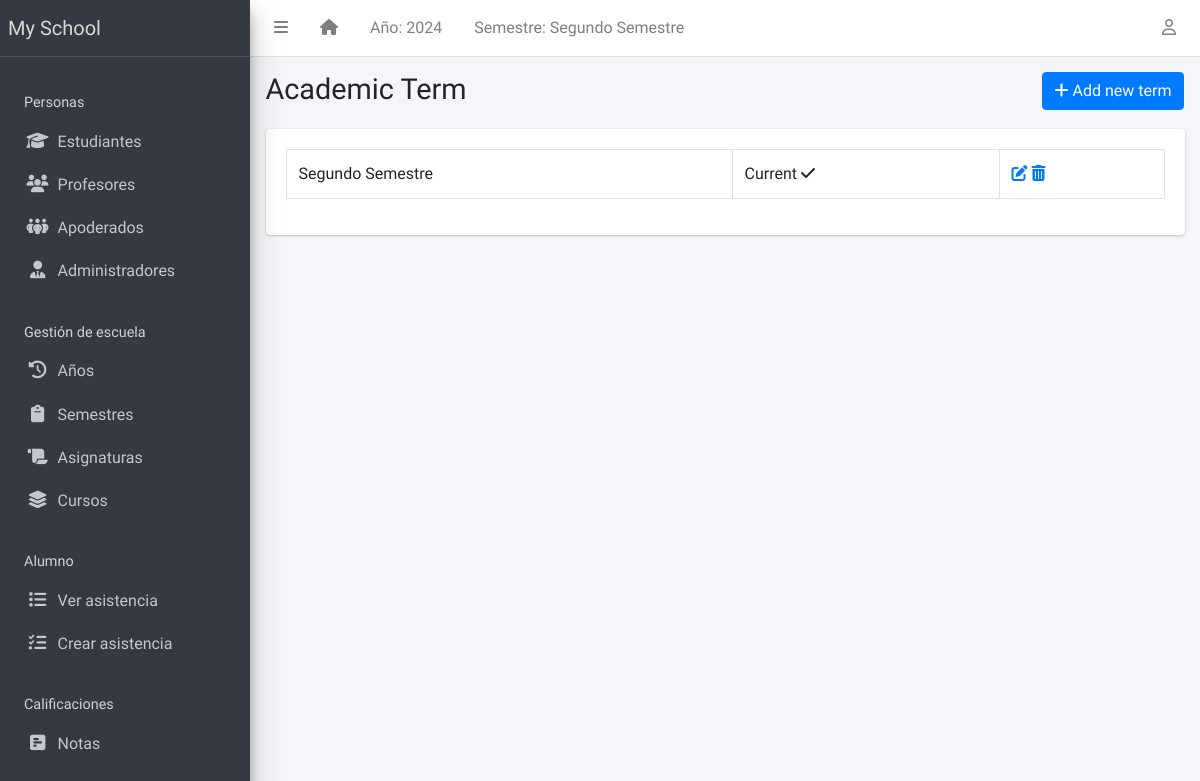
/term/list/ (signed in), run on an earlier commit of the app's database.
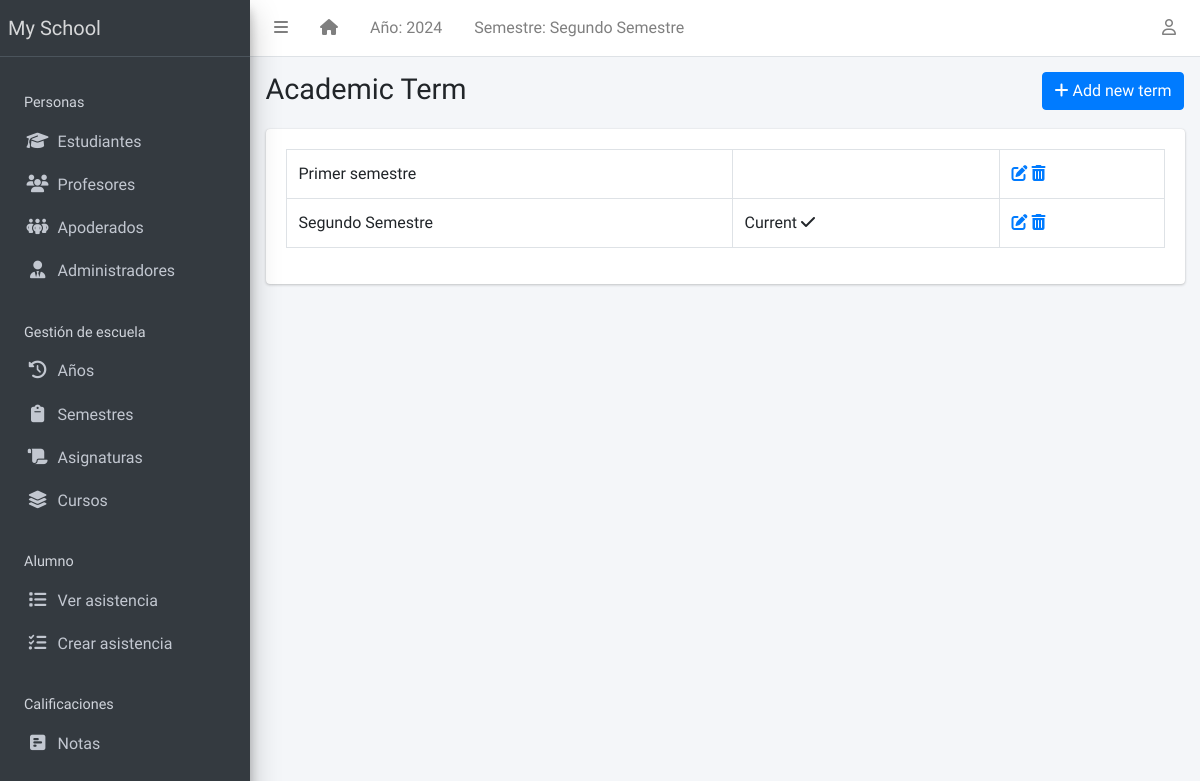
And on a later commit of the database.
### apps/corecode/models.py (models this page shows)
class AcademicTerm(models.Model):
    name = models.CharField(max_length=20, unique=True)
    current = models.BooleanField(default=True)
    class Meta:
        ordering = ["name"]
    def __str__(self):
        return self.name

### apps/corecode/views.py (the view)
# urls.py: path("term/list/", TermListView.as_view(), name="terms"),
class TermListView(LoginRequiredMixin, SuccessMessageMixin, ListView):
    model = AcademicTerm
    template_name = "corecode/term_list.html"
    def get_context_data(self, **kwargs):
        context = super().get_context_data(**kwargs)
        context["form"] = AcademicTermForm()
        return context

### apps/corecode/context_processors.py (called while the page is built)
def site_defaults(request):
    current_session = AcademicSession.objects.get(current=True)
    current_term = AcademicTerm.objects.get(current=True)
    vals = SiteConfig.objects.all()
    contexts = {
        "current_session": current_session.name,
        "current_term": current_term.name,
    }
    for val in vals:
        contexts[val.key] = val.value
    return contexts

### apps/templatetags/user_groups.py (called while the page is built)
@register.filter
def in_group(user, group_id):
    return user.groups.filter(id=group_id).exists()

### apps/corecode/templates/corecode/term_list.html (shortened to what this page needs)
{% extends 'base.html' %}
{% load widget_tweaks %}
{% block title %}
Academic Term
{% endblock title %}
{% block breadcrumb %}
  <a class="btn btn-primary" href="#" data-toggle="modal" data-target="#modal1">
    <i class="fa fa-plus"></i>
    Add new term
  </a>
{% endblock breadcrumb %}
{% block content %}
  <div class="row">
    <div class="col-sm-12">
        <table class="table table-bordered">
          <tbody>
            {% for object in object_list %}
            <tr>
              <td>{{ object }}</td>
              <td>
                {% if object.current == True %}
                  Current <i class="fa fa-check"></i>
                {% endif %}
              </td>
              <td><a href="{% url 'term-update' object.id %}"><i
                    class="fa fa-edit"></i></a> <a
                  href="{% url 'term-delete' object.id %}"><i
                    class="fa fa-trash-alt"></i></a></td>
            </tr>
            {% endfor %}
          </tbody>
        </table>
    </div>
  </div>
{% endblock content %}

### templates/base.html (shortened to what the changed rows need)
{% load static %}
{% load custom_templatetag %}
<!DOCTYPE html>
<html lang="en">
<head>
  <link rel="stylesheet" href="https://cdnjs.cloudflare.com/ajax/libs/dropzone/5.9.3/dropzone.min.css">
  <link rel="stylesheet" href="https://cdnjs.cloudflare.com/ajax/libs/font-awesome/6.6.0/css/all.min.css" />
  <link rel="stylesheet"
    href="{% static 'plugins/overlayScrollbars/css/OverlayScrollbars.min.css' %}">
  <link rel="stylesheet" href="{% static 'plugins/Datatables/datatables.min.css' %}" />
  <link rel="stylesheet" href="{% static 'dist/css/adminlte.min.css' %}">
</head>
<body
  class="hold-transition sidebar-mini layout-fixed layout-navbar-fixed layout-footer-fixed">
  <div class="wrapper">
    <nav class="main-header navbar navbar-expand navbar-white navbar-light">
      <ul class="navbar-nav">
        <li class="nav-item d-none d-sm-inline-block">
          <a href="{% url 'current-session' %}" class="nav-link">Semestre: {{ current_term }}</a>
        </li>
      </ul>
    </nav>
    <div class="content-wrapper">
      <section class="content-header">
        <div class="container-fluid">
          <div class="row mb-1">
            <div class="col-sm-8">
              <h1>{% block title %}{% endblock title %}</h1>
            </div>
          </div>
        </div>
      </section>
      <section class="content">
        <div class="container-fluid">
          <div class="row">
            <div class="col-md-12">
              {% block fullcard %}
              <div class="card">
                <div class="card-body">
                  <div class="row">
                    <div class="col">
                      {% block content %}
                      {% endblock content %}
                    </div>
                  </div>
                </div>
              </div>
              {% endblock fullcard %}
            </div>
          </div>
        </div>
      </section>
    </div>
  </div>
</body>
</html>

What changed in the data, as far as the page shows it:
added AcademicTerm: name "Primer semestre"
